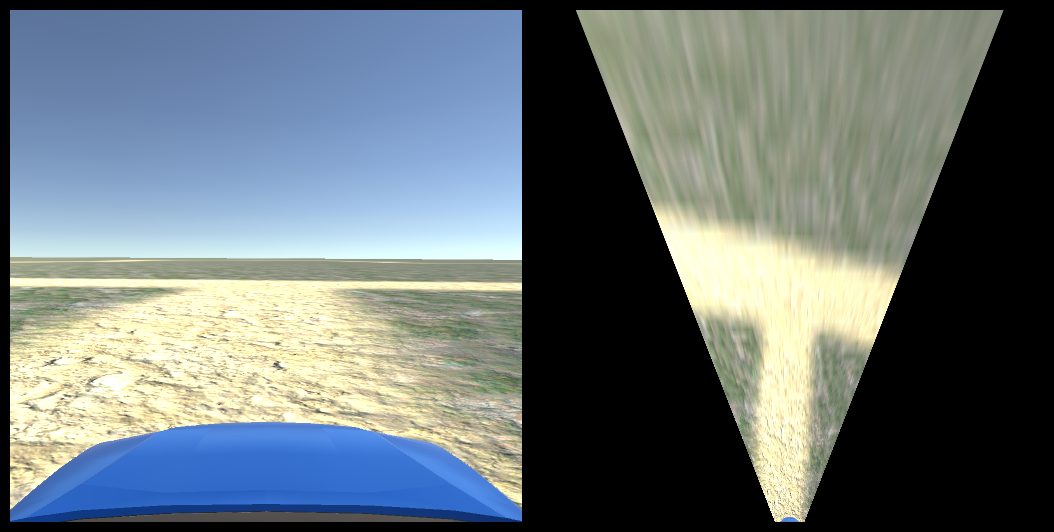
#> input picture Simulation/PythonCode/InversePerspectiveEg1.png, 1054 x 532 px, given in place of car_dashcam.jpg, which was not available
$ python interactive_ipm_demo.py
#> lines starting #> are read from the running program, lines starting #| are printed output that depends on the picture; after the words box and inside, x2 and y2 are one past the last pixel; in counts of white or black regions, pixels touching at a corner belong together; pictures that were not available may be replaced by others from this repository, and a replacement may not be noted
import cv2
import numpy as np

IPM_MATRIX=None
CURRENT_CLICK = False
IMG_WIDTH = 512
def on_mouse(event,x,y,flags,param):
    global CURRENT_CLICK
    if event == cv2.EVENT_LBUTTONDOWN and not CURRENT_CLICK:
        CURRENT_CLICK = True
        print("Coords: " + str((x,y)))
        if x >=IMG_WIDTH:
            #print("IPM CHANGE")
            change_ipm_point(x-IMG_WIDTH,y)
            #change_ipm_point(x-512,y)
        else:
            #print("IMG CHANGE")
            change_img_point(x,y)
        update_images()
    elif event == cv2.EVENT_LBUTTONUP:
        CURRENT_CLICK=False

POINT_COLOURS = [(200,100,50), (100,200,0), (200,100,150), (0,100,50)]
POINTS_IMG = [(50,50),(50,100),(100,100),(100,50)]
POINTS_IPM = [(50,50),(50,100),(100,100),(100,50)]
INDEX_IMG_POINTS = 0
INDEX_IPM_POINTS = 0

def change_ipm_point(x,y):
    global POINTS_IPM
    global INDEX_IPM_POINTS
    POINTS_IPM[INDEX_IPM_POINTS] = (x,y)
    INDEX_IPM_POINTS = (INDEX_IPM_POINTS+1)%4
    #print("INDEX_IPM_POINTS="+str(INDEX_IPM_POINTS) + ". POINTS: " + str(POINTS_IPM))


def change_img_point(x,y):
    global POINTS_IMG
    global INDEX_IMG_POINTS
    POINTS_IMG[INDEX_IMG_POINTS] = (x,y)
    INDEX_IMG_POINTS = (INDEX_IMG_POINTS+1)%4
    #print("INDEX_IMG_POINTS="+str(INDEX_IMG_POINTS) + ". POINTS: " + str(POINTS_IMG))

def update_ipm():
    global IPM_IMG
    if IPM_MATRIX is None:
        IPM_IMG = np.zeros_like(MAIN_IMG)
    else:
        IPM_IMG = cv2.warpPerspective(MAIN_IMG, IPM_MATRIX, (MAIN_IMG.shape[1], MAIN_IMG.shape[0]))


def update_images():
    global IPM_IMG
    global DISPLAY_IMG_WITH_POINTS
    DISPLAY_IMG_WITH_POINTS = MAIN_IMG.copy()
    update_ipm()
    for i in range(0, 4):
        cv2.circle(DISPLAY_IMG_WITH_POINTS, POINTS_IMG[i], 5, POINT_COLOURS[i], -1)
        cv2.circle(IPM_IMG, POINTS_IPM[i], 5, POINT_COLOURS[i], -1)


MAIN_IMG=None
IPM_IMG=None
DISPLAY_IMG_WITH_POINTS=None
def main():
    global MAIN_IMG
    global IMG_WIDTH
    global IPM_IMG
    global DISPLAY_IMG_WITH_POINTS
    global IPM_MATRIX
    print("RUN")
    folder_path = 'D:/GitRepos/Uni/Thesis/Simulation/PythonCode/'
    im_path = 'InversePerspective/car_dashcam.jpg'
    #im_path = 'InversePerspective/unityCamCalibration.png'
    #im_path = 'InversePerspective/sce_c.png'

    MAIN_IMG = cv2.imread(folder_path+im_path)
#> MAIN_IMG is the input picture: shape (532, 1054, 3); mean B, G, R 118.1, 115.2, 104.9

    cv2.namedWindow('IPM Demo')
    cv2.setMouseCallback('IPM Demo', on_mouse)

    DISPLAY_IMG_WITH_POINTS = MAIN_IMG.copy()
    IMG_WIDTH = MAIN_IMG.shape[1]
#> IMG_WIDTH = 1054
    print(IMG_WIDTH)
#| 1054
    IPM_IMG = np.zeros_like(MAIN_IMG)
    update_images()
#> after the loop in update_images, `for i in range(0, 4):`:
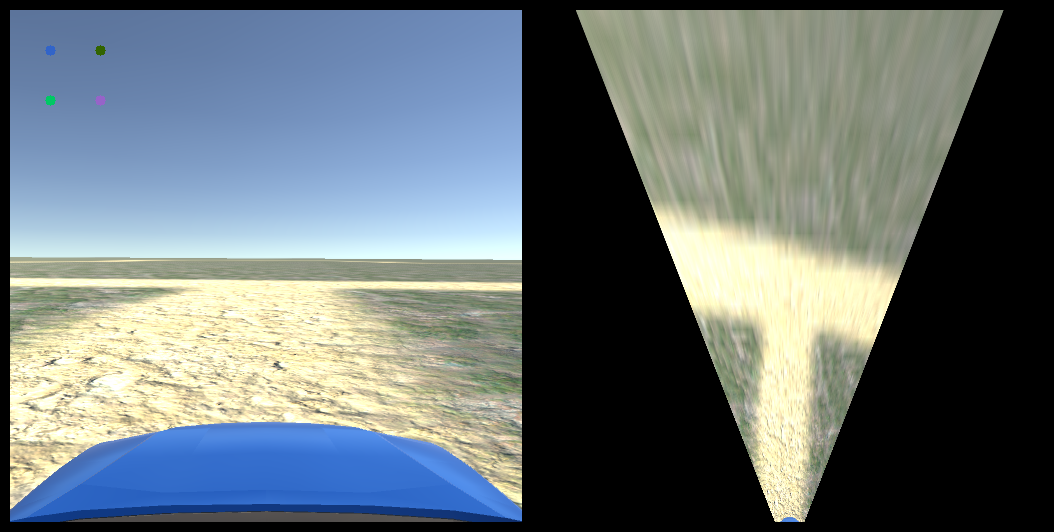
#> DISPLAY_IMG_WITH_POINTS: shape (532, 1054, 3); 0.06% of pixels changed, all inside (x1, y1, x2, y2) = (45, 45, 106, 106)
#> after the loop in update_images, `for i in range(0, 4):`:
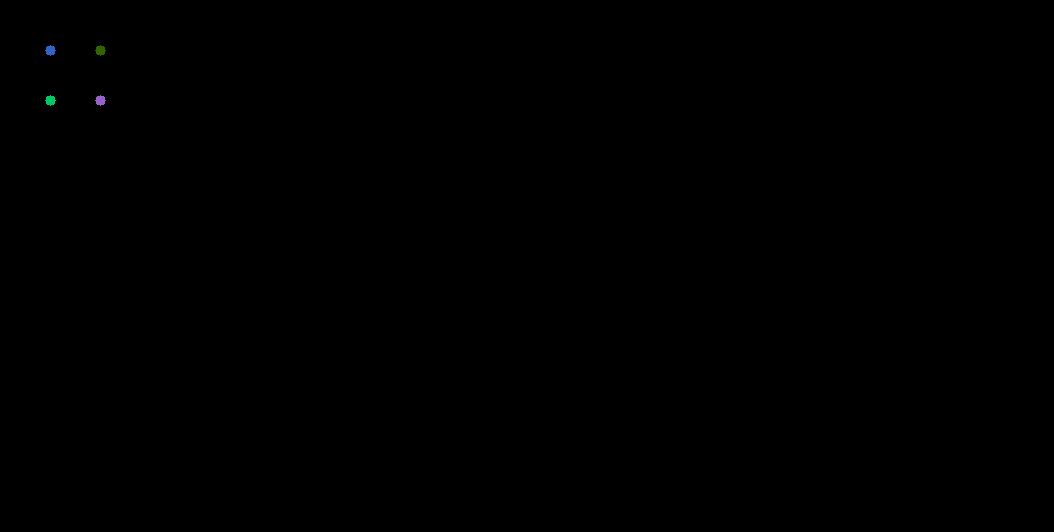
#> IPM_IMG: shape (532, 1054, 3); mean B, G, R 0.1, 0.1, 0
    run = True
    while run:
        update_images()
        img_combine = np.hstack((DISPLAY_IMG_WITH_POINTS, IPM_IMG))
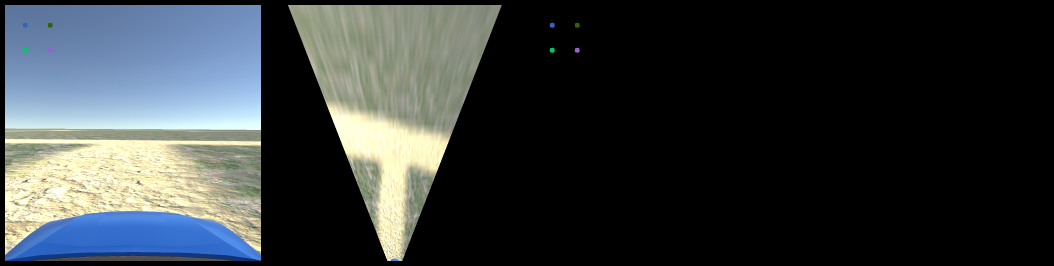
#> img_combine: shape (532, 2108, 3) (shown at 1/2 size); mean B, G, R 59.1, 57.6, 52.5
        cv2.imshow('IPM Demo',img_combine)
        key = cv2.waitKey(1)
#> (key Esc is pressed here)
        if key == 27:
            break
        if key == 32:
            IPM_MATRIX = cv2.getPerspectiveTransform(np.float32(POINTS_IMG), np.float32(POINTS_IPM))
            print("Matrix calculated")
            update_images()


#> (the run stopped early here; a loop or call above may not have finished)

$ run again, on Simulation/PythonCode/unityCamCalibration.png
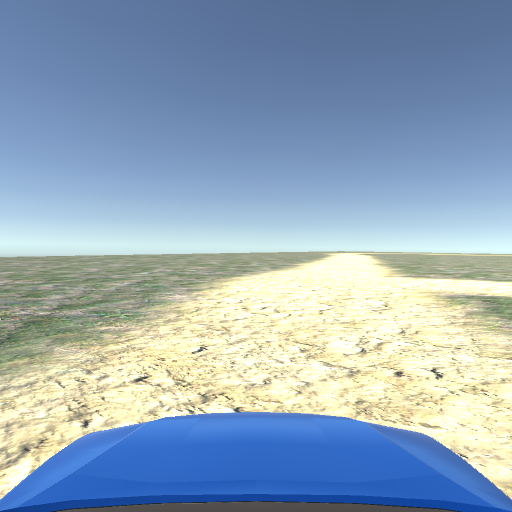
#> input picture Simulation/PythonCode/unityCamCalibration.png, 512 x 512 px, given in place of car_dashcam.jpg, which was not available
#> in main, MAIN_IMG is the input picture: shape (512, 512, 3); mean B, G, R 185.4, 169.1, 149.2
#| 512
#> after the loop in update_images, `for i in range(0, 4):`:
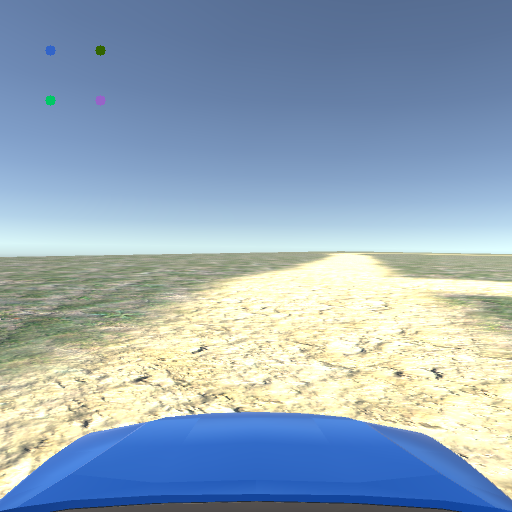
#> DISPLAY_IMG_WITH_POINTS: shape (512, 512, 3); 0.12% of pixels changed, all inside (x1, y1, x2, y2) = (45, 45, 106, 106)
#> in main, `img_combine = np.hstack((DISPLAY_IMG_WITH_POINTS, IPM_IMG))`:
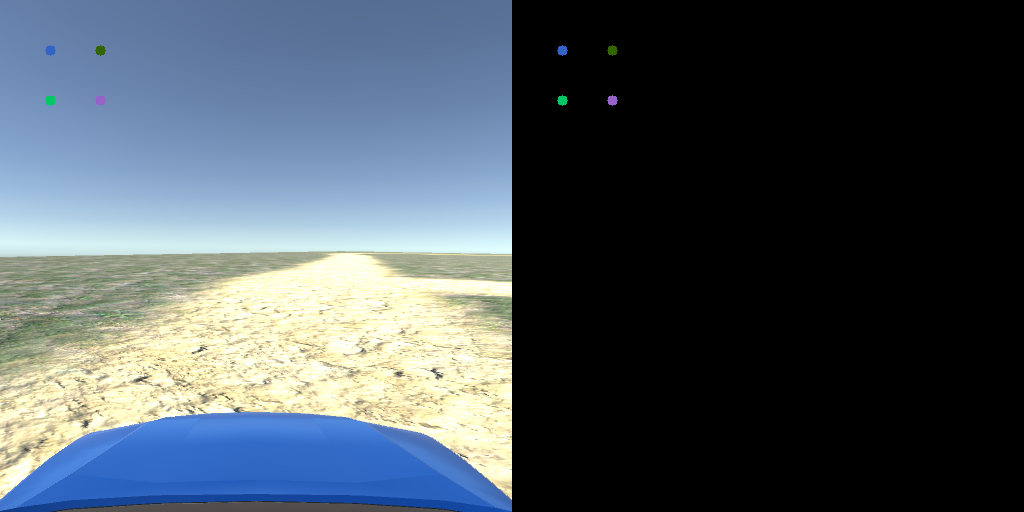
#> img_combine: shape (512, 1024, 3); mean B, G, R 92.7, 84.6, 74.6
